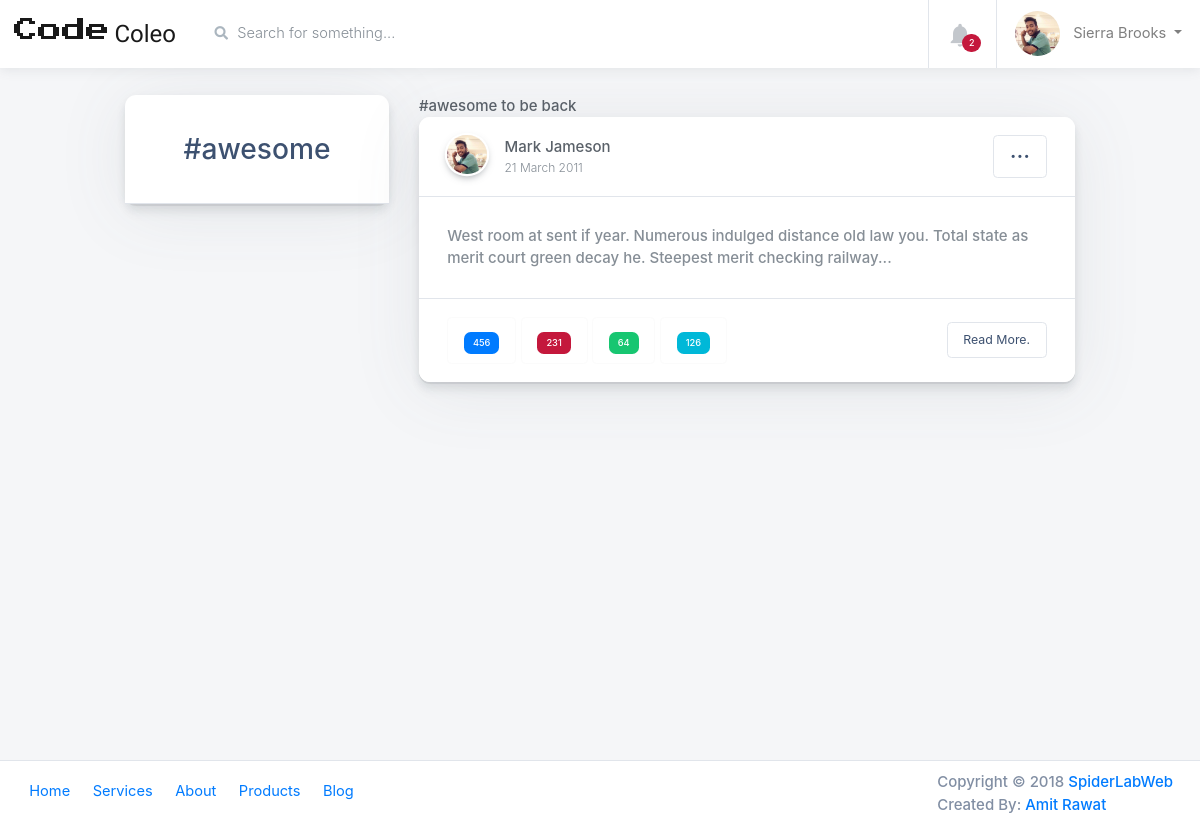
The page /tags/awesome/ on the database as committed earlier.
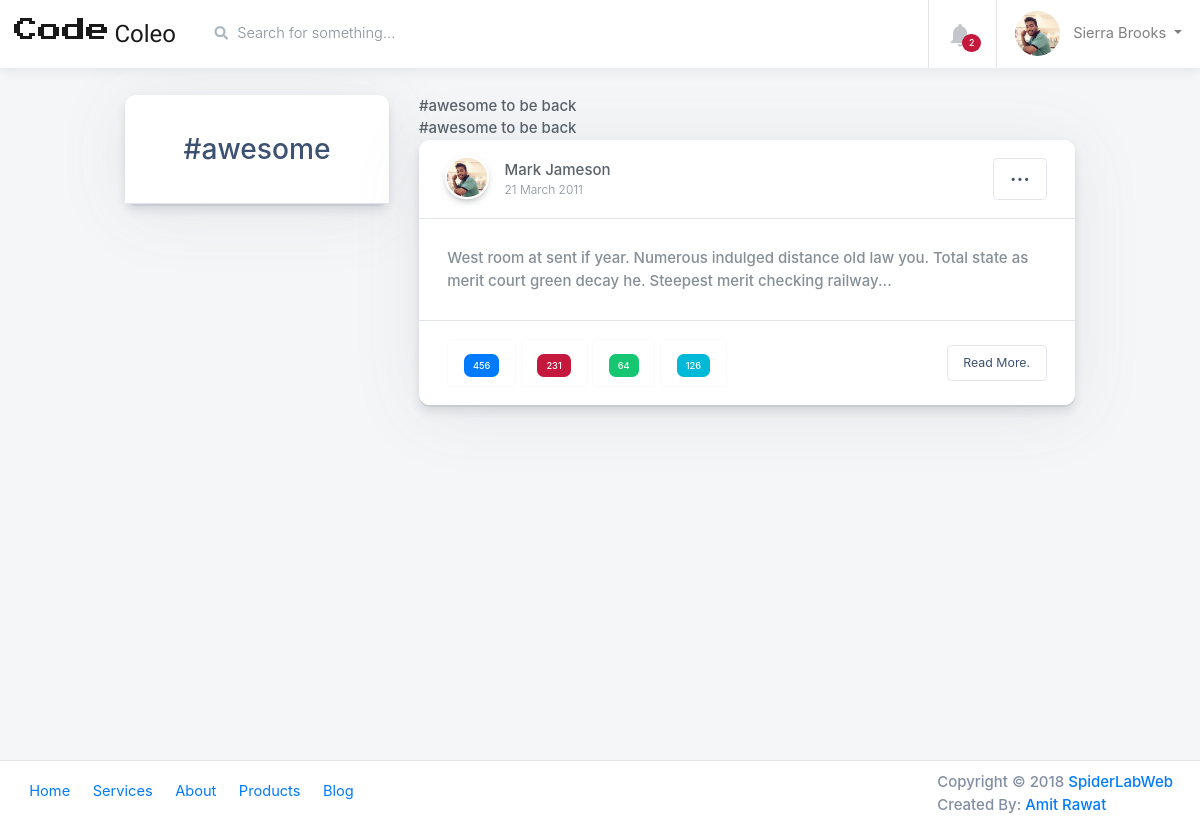
The same page on the database as committed later.
### posts/models.py (models this page shows, shortened)
class Post(models.Model):
    parent = models.ForeignKey("self",blank=True, null=True)
    user = models.ForeignKey(settings.AUTH_USER_MODEL,default=1)
    title = models.CharField(max_length=50, blank=True, null=True)
    content = models.CharField(max_length=155)
    liked = models.ManyToManyField(settings.AUTH_USER_MODEL, blank=True, related_name="liked")
    timestamp = models.DateTimeField(auto_now_add=True)
    updated = models.DateTimeField(auto_now=True)
    objects = PostManager()
    class Meta:
        ordering = ['-timestamp']

### hashtags/views.py (the view)
# urls.py: url(r'^tags/(?P<hashtag>.*)/$', HashTagView.as_view(), name="hashtag"),
class HashTagView(View):
    def get(self, request, hashtag, *args, **kwargs):
        obj, created = HashTag.objects.get_or_create(tag=hashtag)
        return render(request,"hashtags/tag_view.html",{"obj":obj})

### hashtags/models.py (called while the page is built)
    def get_posts(self):
        return Post.objects.filter(content__icontains="#"+self.tag)

### hashtags/templates/hashtags/tag_view.html (shortened to what this page needs)
{% extends "base.html" %}
{% load static %}
{% block main-container-bar %}
<main class="main-content  col-sm-12 p-0 {% if sidebar %} col-lg-10 col-md-9 col-sm-12 p-0 offset-lg-2 offset-md-3 {% else %} col-lg-12 col-md-12 col-sm-12 p-0 {% endif %}">
    <div class="main-navbar sticky-top bg-white">
{% endblock main-container-bar %}
{% block navbar-logo %}
<a class="navbar-brand w-25 mr-0" href="#" style="line-height: 25px;">
    <div class="d-table m-auto">
        <span class="d-none d-md-inline ml-1" style="font-family: 'Press Start 2P', cursive; font-size: 24px; ">Code</span> <span class="d-none d-md-inline ml-1" style="font-family: 'Orbitron', sans-serif; font-size: 24px;">Coleo</span>
    </div>
</a>
{% endblock navbar-logo %}
{% block content %}
<div class="row mt-4">
    <div class="col-lg-1">
    </div>
    <div class="col-lg-3">
      <div class="card card-small mb-4 pt-3">
        <div class="card-header border-bottom text-center">
          <div class="mb-3 mx-auto">
          <h4 class="mb-0"> #{{ obj.tag }} </h4>
          </div>
      </div>
    </div>
    </div>
    <div class="col-lg-7">
      {% for post in obj.get_posts %}
        {{ post.content }} <br>
      {% endfor %}
      <div class="card card-small card-post mb-4">
        <div class="card-header border-bottom d-flex">
            <div class="card-post__author d-flex">
              <img class="card-post__author-avatar card-post__author-avatar--small" src="{% static 'images/avatars/0.jpg' %}" alt="User Avatar">
              <div class="d-flex flex-column justify-content-center ml-3">
                <span class="card-post__author-name">Mark Jameson</span>
                <small class="text-muted">21 March 2011</small>
              </div>
            </div>
            <div class="my-auto ml-auto">
              <button class="btn btn-sm btn-white py-0" type="button" id="dropdownMenu1" data-toggle="dropdown" aria-haspopup="true" aria-expanded="true"> <h5>...</h5> </button>
            </div>
          </div>
      <div class="card-body">
        <p class="card-text text-muted">West room at sent if year. Numerous indulged distance old law you. Total state as merit court green decay he. Steepest merit checking railway...</p>
      </div>
      <div class="card-footer border-top d-flex">
          <button type="button" class="mb-0 btn btn-sm btn-outline-light mr-1"> <span class="badge badge-primary">456</span> </button>
          <button type="button" class="mb-0 btn btn-sm btn-outline-light mr-1"> <span class="badge badge-danger">231</span> </button>
          <button type="button" class="mb-0 btn btn-sm btn-outline-light mr-1"> <span class="badge badge-success">64</span> </button>
          <button type="button" class="mb-0 btn btn-sm btn-outline-light mr-1"> <span class="badge badge-info">126</span> </button>
        <div class="my-auto ml-auto">
          <a class="btn btn-sm btn-white" href="#"> Read More. </a>
        </div>
      </div>
      </div>
    </div>
    <div class="col-lg-1">
    </div>
  </div>
{% endblock content %}

Rows that differ between the two databases and show on the page:
added Post: content "#awesome to be back"
